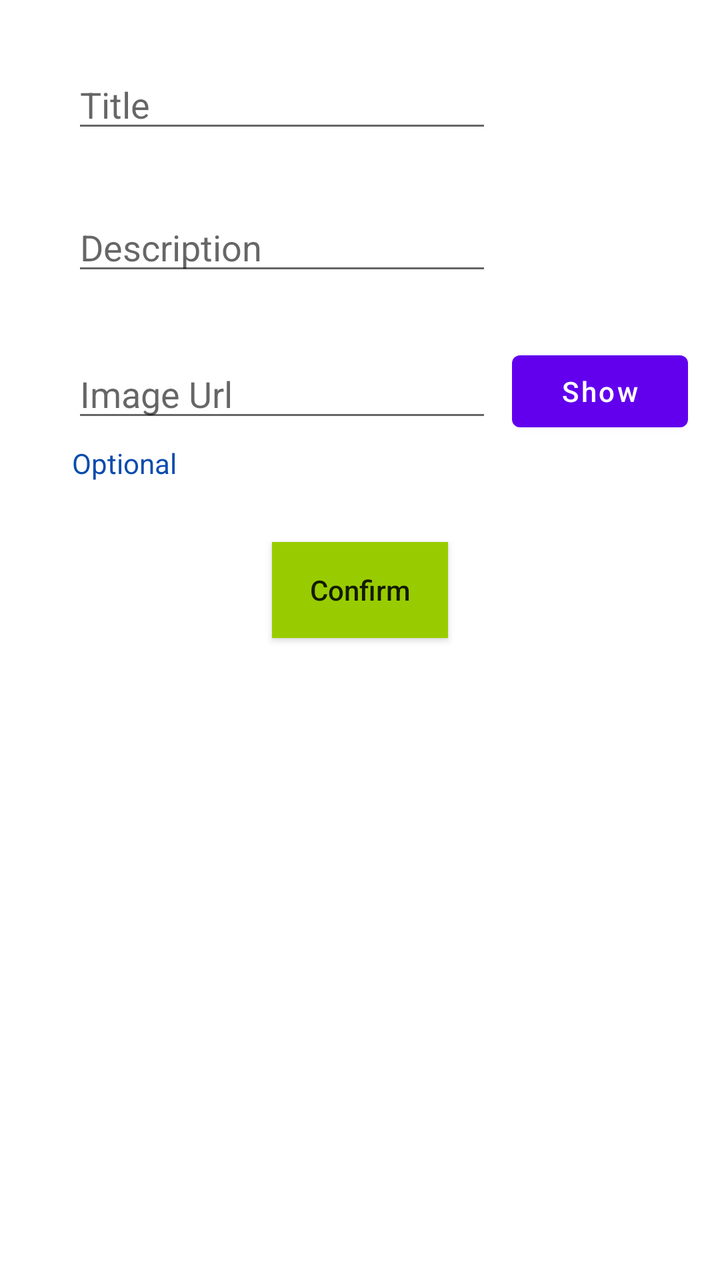
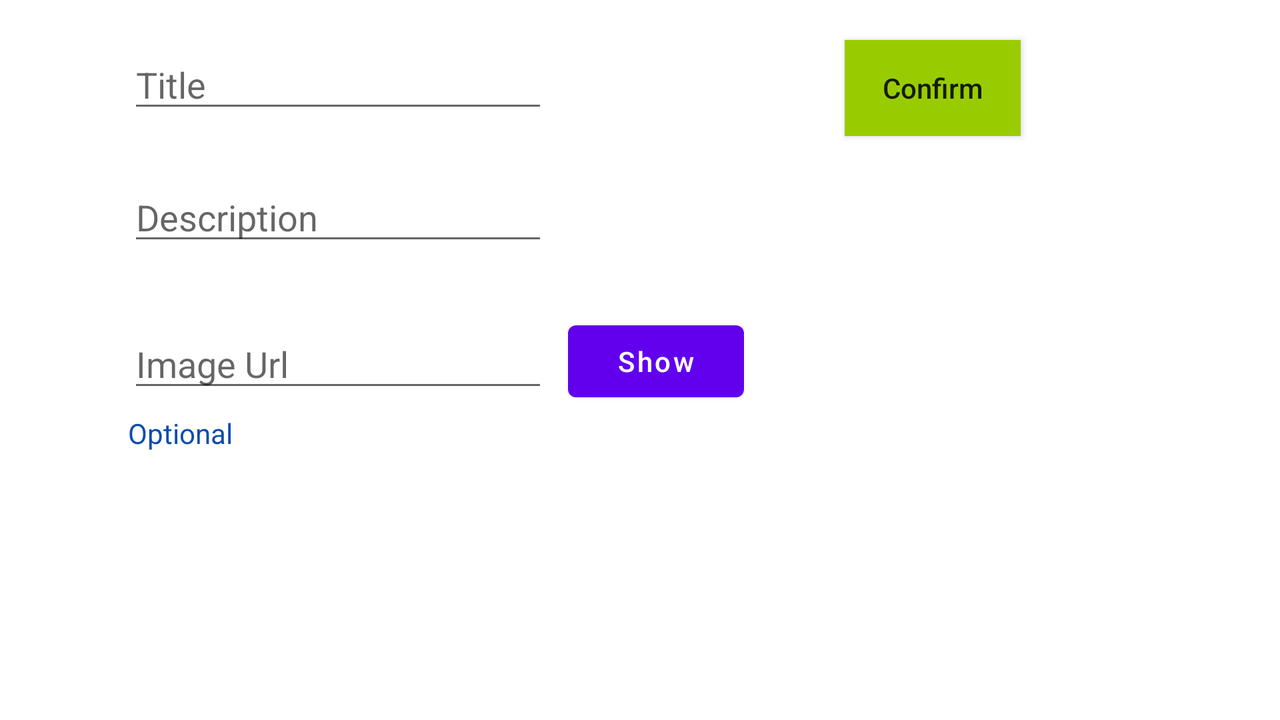

One screen, two layout resources from the same app: the default and the repository's alternative for another configuration. Each is rendered where Android would select it; the XML of both is given below.
<!-- AndroidManifest.xml: application theme Theme.TBC_HomeWork_11 -->
<!-- res/layout/activity_edit.xml -->
<?xml version="1.0" encoding="utf-8"?>
<androidx.constraintlayout.widget.ConstraintLayout xmlns:android="http://schemas.android.com/apk/res/android"
    xmlns:app="http://schemas.android.com/apk/res-auto"
    xmlns:tools="http://schemas.android.com/tools"
    android:layout_width="match_parent"
    android:layout_height="match_parent"
    tools:context=".Activities.EditActivity">

    <EditText
        android:id="@+id/titleET"
        android:layout_width="wrap_content"
        android:layout_height="wrap_content"
        android:layout_marginTop="30dp"
        android:ems="10"
        android:hint="Title"
        android:inputType="textPersonName"
        app:layout_constraintStart_toStartOf="@+id/guideline3"
        app:layout_constraintTop_toTopOf="parent" />

    <EditText
        android:id="@+id/descriptionET"
        android:layout_width="wrap_content"
        android:layout_height="wrap_content"
        android:layout_marginTop="30dp"
        android:ems="10"
        android:gravity="start|top"
        android:hint="Description"
        android:inputType="textMultiLine"
        app:layout_constraintStart_toStartOf="@+id/guideline3"
        app:layout_constraintTop_toBottomOf="@+id/titleET" />

    <EditText
        android:id="@+id/urlET"
        android:layout_width="wrap_content"
        android:layout_height="wrap_content"
        android:layout_marginTop="32dp"
        android:ems="10"
        android:hint="Image Url"
        android:inputType="textPersonName"
        app:layout_constraintStart_toStartOf="@+id/guideline3"
        app:layout_constraintTop_toBottomOf="@+id/descriptionET" />

    <TextView
        android:id="@+id/oprtionalTV"
        android:layout_width="wrap_content"
        android:layout_height="wrap_content"
        android:layout_marginTop="6dp"
        android:text="Optional"
        android:textColor="#0A4CAE"
        android:textSize="14sp"
        app:layout_constraintStart_toStartOf="@+id/urlET"
        app:layout_constraintTop_toBottomOf="@+id/urlET" />

    <androidx.appcompat.widget.AppCompatButton
        android:id="@+id/buttonConfirm"
        android:layout_width="wrap_content"
        android:layout_height="wrap_content"
        android:layout_marginTop="30dp"
        android:background="@android:color/holo_green_light"
        android:text="Confirm"
        app:layout_constraintEnd_toEndOf="parent"
        app:layout_constraintHorizontal_bias="0.5"
        app:layout_constraintStart_toStartOf="parent"
        app:layout_constraintTop_toBottomOf="@+id/oprtionalTV" />

    <ImageView
        android:id="@+id/extractedImV"
        android:layout_width="200dp"
        android:layout_height="200dp"
        android:layout_marginTop="10dp"
        android:visibility="visible"
        app:layout_constraintEnd_toEndOf="parent"
        app:layout_constraintHorizontal_bias="0.5"
        app:layout_constraintStart_toStartOf="parent"
        app:layout_constraintTop_toBottomOf="@+id/buttonConfirm" />

    <Button
        android:id="@+id/buttonExtract"
        android:layout_width="wrap_content"
        android:layout_height="wrap_content"
        android:layout_marginStart="10dp"
        android:layout_marginTop="29dp"
        android:text="Show"
        app:layout_constraintStart_toEndOf="@+id/urlET"
        app:layout_constraintTop_toBottomOf="@+id/descriptionET" />

    <androidx.constraintlayout.widget.Guideline
        android:id="@+id/guideline3"
        android:layout_width="wrap_content"
        android:layout_height="wrap_content"
        android:orientation="vertical"
        app:layout_constraintGuide_percent="0.1" />

</androidx.constraintlayout.widget.ConstraintLayout>
<!-- resources referenced by this layout -->
<resources>
  <style name="Theme.TBC_HomeWork_11" parent="Theme.MaterialComponents.DayNight.DarkActionBar">
          
          <item name="colorPrimary">@color/purple_500</item>
          <item name="colorPrimaryVariant">@color/purple_700</item>
          <item name="colorOnPrimary">@color/white</item>
          
          <item name="colorSecondary">@color/teal_200</item>
          <item name="colorSecondaryVariant">@color/teal_700</item>
          <item name="colorOnSecondary">@color/black</item>
          
          <item name="android:statusBarColor" tools:targetApi="l">?attr/colorPrimaryVariant</item>
          
          <item name="android:textAllCaps">false</item>
      </style>
</resources>
<!-- res/layout-land/activity_edit.xml (the repository's variant of the layout above) -->
<!-- drawn on the phone turned sideways -->
<?xml version="1.0" encoding="utf-8"?>
<androidx.constraintlayout.widget.ConstraintLayout xmlns:android="http://schemas.android.com/apk/res/android"
    xmlns:app="http://schemas.android.com/apk/res-auto"
    xmlns:tools="http://schemas.android.com/tools"
    android:layout_width="match_parent"
    android:layout_height="match_parent"
    tools:context=".Activities.EditActivity">

    <EditText
        android:id="@+id/titleET"
        android:layout_width="wrap_content"
        android:layout_height="wrap_content"
        android:layout_marginTop="20dp"
        android:ems="10"
        android:hint="@string/title"
        android:inputType="textPersonName"
        app:layout_constraintStart_toStartOf="@+id/guideline3"
        app:layout_constraintTop_toTopOf="parent" />

    <EditText
        android:id="@+id/descriptionET"
        android:layout_width="wrap_content"
        android:layout_height="wrap_content"
        android:layout_marginTop="25dp"
        android:ems="10"
        android:gravity="start|top"
        android:hint="@string/description"
        android:inputType="textMultiLine"
        app:layout_constraintStart_toStartOf="@+id/guideline3"
        app:layout_constraintTop_toBottomOf="@+id/titleET" />

    <EditText
        android:id="@+id/urlET"
        android:layout_width="wrap_content"
        android:layout_height="wrap_content"
        android:layout_marginTop="32dp"
        android:ems="10"
        android:hint="@string/image_url"
        android:inputType="textUri"
        app:layout_constraintStart_toStartOf="@+id/guideline3"
        app:layout_constraintTop_toBottomOf="@+id/descriptionET" />

    <TextView
        android:id="@+id/oprtionalTV"
        android:layout_width="wrap_content"
        android:layout_height="wrap_content"
        android:layout_marginTop="6dp"
        android:text="@string/optional"
        android:textColor="#0A4CAE"
        android:textSize="14sp"
        app:layout_constraintStart_toStartOf="@+id/urlET"
        app:layout_constraintTop_toBottomOf="@+id/urlET" />

    <androidx.appcompat.widget.AppCompatButton
        android:id="@+id/buttonConfirm"
        android:layout_width="wrap_content"
        android:layout_height="wrap_content"
        android:layout_marginTop="20dp"
        android:background="@android:color/holo_green_light"
        android:text="@string/confirm"
        app:layout_constraintStart_toStartOf="@+id/guideline4"
        app:layout_constraintTop_toTopOf="parent" />

    <ImageView
        android:id="@+id/extractedImV"
        android:layout_width="200dp"
        android:layout_height="200dp"
        android:layout_marginTop="20dp"
        android:visibility="visible"
        app:layout_constraintStart_toStartOf="@+id/guideline4"
        app:layout_constraintTop_toBottomOf="@+id/buttonConfirm" />

    <Button
        android:id="@+id/buttonExtract"
        android:layout_width="wrap_content"
        android:layout_height="wrap_content"
        android:layout_marginStart="10dp"
        android:layout_marginTop="29dp"
        android:text="@string/show"
        app:layout_constraintStart_toEndOf="@+id/urlET"
        app:layout_constraintTop_toBottomOf="@+id/descriptionET" />

    <androidx.constraintlayout.widget.Guideline
        android:id="@+id/guideline3"
        android:layout_width="wrap_content"
        android:layout_height="wrap_content"
        android:orientation="vertical"
        app:layout_constraintGuide_percent="0.1" />

    <androidx.constraintlayout.widget.Guideline
        android:id="@+id/guideline4"
        android:layout_width="wrap_content"
        android:layout_height="wrap_content"
        android:orientation="vertical"
        app:layout_constraintGuide_percent="0.66" />

</androidx.constraintlayout.widget.ConstraintLayout>
<!-- resources referenced by the variant -->
<!-- as the phone turned sideways resolves them -->
<resources>
  <string name="confirm">Confirm</string>
  <string name="description">Description</string>
  <string name="image_url">Image Url</string>
  <string name="optional">Optional</string>
  <string name="show">Show</string>
  <string name="title">Title</string>
  <style name="Theme.TBC_HomeWork_11" parent="Theme.MaterialComponents.DayNight.DarkActionBar">
          
          <item name="colorPrimary">@color/purple_500</item>
          <item name="colorPrimaryVariant">@color/purple_700</item>
          <item name="colorOnPrimary">@color/white</item>
          
          <item name="colorSecondary">@color/teal_200</item>
          <item name="colorSecondaryVariant">@color/teal_700</item>
          <item name="colorOnSecondary">@color/black</item>
          
          <item name="android:statusBarColor" tools:targetApi="l">?attr/colorPrimaryVariant</item>
          
          <item name="android:textAllCaps">false</item>
      </style>
</resources>
